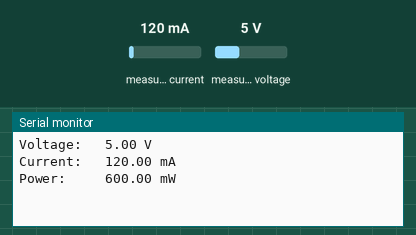
Recording of a sketch running on a simulated Arduino Uno, built with avr-gcc and run on an emulated ATmega328P. Shown: the last lines printed to the serial monitor. Inputs (shaded band) come from the test bench; at power-on: measured current 120 mA, measured voltage 5 V.

Above: at 1.2 s.
1.3 s: measured current set to 40 mA
At 2.5 s:
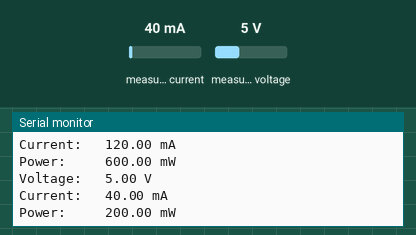
3.4 s: measured voltage set to 0.3 V
At 5.2 s:
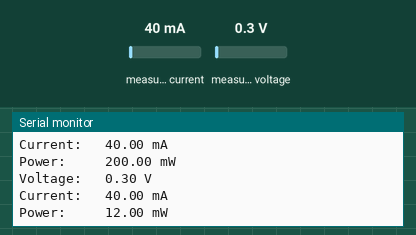
5.5 s: measured current set to 500 mA
At 7.3 s:
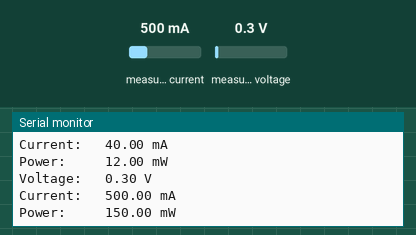
Timing chart, 0 to 8.8 s (numbered marks = the images above; inputs shaded):
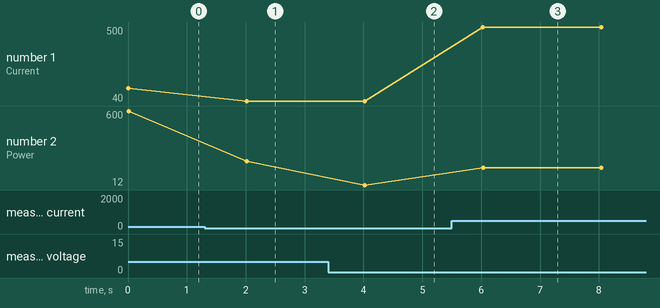

The sketch:

INA219.ino
```cpp
#include <Wire.h>
#include <Adafruit_INA219.h>

Adafruit_INA219 ina219(0x41);  // INA219 sensor object

void setup(void) {
  Serial.begin(115200);

  // Initialize INA219 sensor
  if (!ina219.begin()) {
    Serial.println("Failed to find INA219 chip");
    while (1) { delay(10); }  // Stop if sensor not found
  }
}

void loop(void) {
  // Variables to store sensor readings
  float busVoltage_V = ina219.getBusVoltage_V(); // Bus voltage
  float current_mA = ina219.getCurrent_mA();     // Current in mA
  float power_mW = ina219.getPower_mW();         // Power in mW

  // Print readings to Serial Monitor
  Serial.print("Voltage:   "); Serial.print(busVoltage_V); Serial.println(" V");
  Serial.print("Current:   "); Serial.print(current_mA); Serial.println(" mA");
  Serial.print("Power:     "); Serial.print(power_mW); Serial.println(" mW");
  Serial.println();

  delay(2000);
}
```

Measured:
- after the input at 1.3 s, the serial monitor: prints a new line after 0.72 s (image 1)
- after the input at 3.4 s, the serial monitor: prints a new line after 0.62 s (image 2)
- after the input at 5.5 s, the serial monitor: prints a new line after 0.53 s (image 3)
- plotted number 1: 120 → 40 after the input at 1.3 s, 40 → 500 after the input at 5.5 s
- plotted number 2: 600 → 200 after the input at 1.3 s, 200 → 12 after the input at 3.4 s, 12 → 150 after the input at 5.5 s
